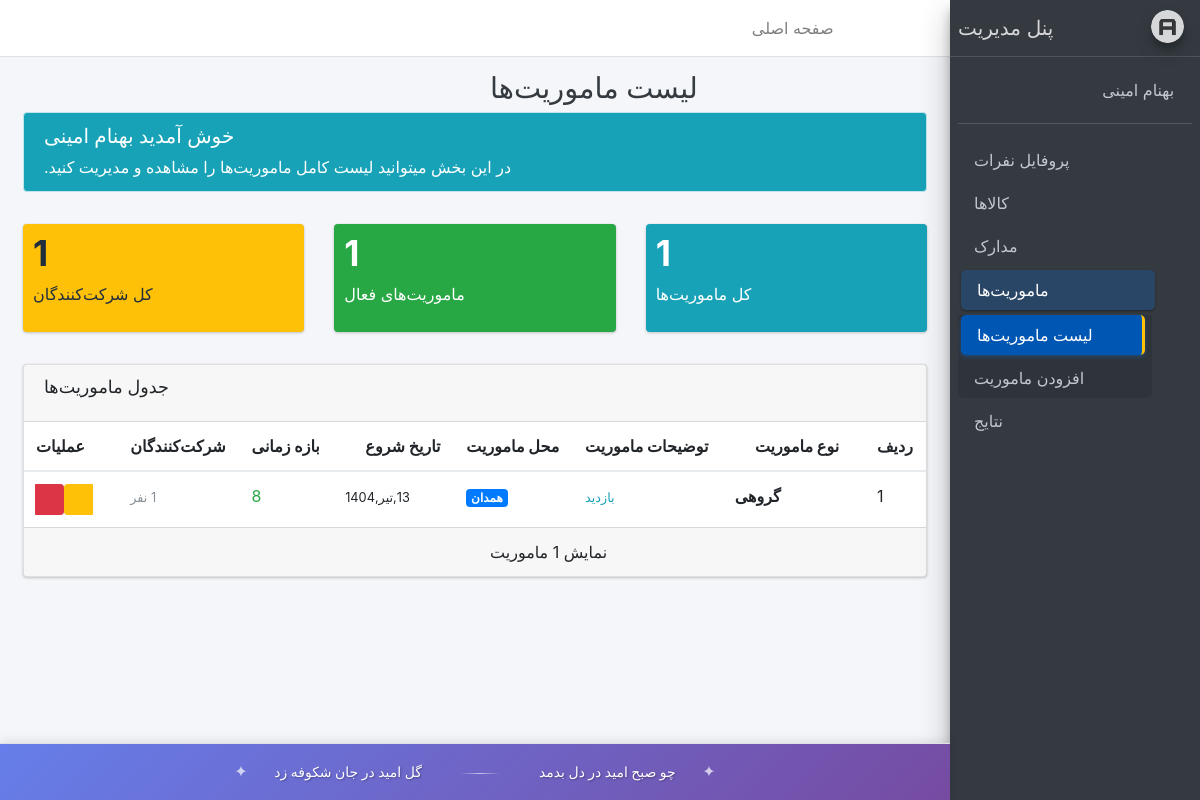
The page /account/missions/ (signed in) on the database its author committed.
### holder/models.py (models this page shows, shortened)
class Mission(models.Model):
    types_of_missions = models.CharField(max_length=100, verbose_name="نوع ماموریت")
    Mission_Description = models.TextField(verbose_name="توضیحات(موضوع) ماموریت")
    mission_location = models.CharField(max_length=100, verbose_name="محل(مقصد) ماموریت")
    start_date = models.DateField(verbose_name="تاریخ شروع")
    time_frame = models.CharField(max_length=100,verbose_name="بازه زمانی ماموریت",help_text="لطفا تعداد روز ماموریت را وارد کنید")
    register_date = models.DateTimeField(auto_now_add=True)
    update_date = models.DateTimeField(default=timezone.now)
    PersonalInfo = models.ManyToManyField(PersonalInfo,related_name='missions',verbose_name="حاضرین در ماموریت")
    def jinfo(self):
        return jalali_converter(self.start_date)
    jinfo.short_description = "تاریخ ماموریت"
    class Meta:
        verbose_name = "ماموریت"
        verbose_name_plural = "ماموریت ها"

### account/views.py (the view)
# urls.py: path("missions/", missions_list, name="missions_list"),
@login_required
def missions_list(request):
    from holder.models import Mission
    missions = Mission.objects.all().order_by('-register_date')
    total_missions = missions.count()
    active_missions = missions.count()  # فعلاً همه ماموریت‌ها فعال در نظر گرفته می‌شوند
    total_participants = sum([mission.PersonalInfo.count() for mission in missions])
    context = {
        'object_list': missions,
        'total_missions': total_missions,
        'active_missions': active_missions,
        'total_participants': total_participants,
    }
    return render(request, 'registration/missions_list.html', context)

### extensions/jalali.py (called while the page is built)
    def persian_tuple(self):
        return self.persian_year, self.persian_month, self.persian_day

### extensions/utils.py (called while the page is built)
def jalali_converter(time):
    jmonths = ['فروردین', 'اردیبهشت', 'خرداد', 'تیر', 'مرداد', 'شهریور', 'مهر', 'آبان', 'آذر', 'دی', 'بهمن', 'اسفند']
    time_to_str = '{},{},{}'.format(time.year, time.month, time.day)
    time_to_tuple = jalali.Gregorian(time_to_str).persian_tuple()
    time_to_list = list(time_to_tuple)
    for index, month in enumerate(jmonths):
        if time_to_list[1] == index + 1:
            time_to_list[1] = month
            break
    if isinstance(time, datetime.datetime):
        output = "{},{},{}, ساعت {}:{}".format(time_to_list[2], time_to_list[1], time_to_list[0], time.hour, time.minute)
    else:
        output = "{},{},{}".format(time_to_list[2], time_to_list[1], time_to_list[0])
    return output

### templates/registration/missions_list.html (shortened to what this page needs)
{% extends 'registration/base.html' %}
{% block title %}
   لیست ماموریت‌ها
{% endblock %}
{% block main %}
  <div class="row mb-3">
    <div class="col-12">
      <div class="alert alert-info">
        <h5><i class="icon fas fa-info"></i> خوش آمدید {{ user.get_full_name }}</h5>
        در این بخش میتوانید لیست کامل ماموریت‌ها را مشاهده و مدیریت کنید.
      </div>
    </div>
  </div>
  <div class="row mb-3">
    <div class="col-lg-4 col-6">
      <div class="small-box bg-info">
        <div class="inner">
          <h3>{{ total_missions|default:0 }}</h3>
          <p>کل ماموریت‌ها</p>
        </div>
        <div class="icon">
          <i class="fas fa-plane"></i>
        </div>
      </div>
    </div>
    <div class="col-lg-4 col-6">
      <div class="small-box bg-success">
        <div class="inner">
          <h3>{{ active_missions|default:0 }}</h3>
          <p>ماموریت‌های فعال</p>
        </div>
        <div class="icon">
          <i class="fas fa-play"></i>
        </div>
      </div>
    </div>
    <div class="col-lg-4 col-6">
      <div class="small-box bg-warning">
        <div class="inner">
          <h3>{{ total_participants|default:0 }}</h3>
          <p>کل شرکت‌کنندگان</p>
        </div>
        <div class="icon">
          <i class="fas fa-users"></i>
        </div>
      </div>
    </div>
  </div>
  <div class="row">
    <div class="col-12">
      <div class="card">
        <div class="card-header">
          <h3 class="card-title">جدول ماموریت‌ها</h3>
        </div>
        <div class="card-body table-responsive p-0">
          <table class="table table-hover text-nowrap">
            <thead>
              <tr>
                <th>ردیف</th>
                <th style="cursor: pointer; user-select: none;" onclick="sortTable('type')" title="کلیک کنید تا مرتب شود">
                  نوع ماموریت
                  <i class="fas fa-sort ml-1" id="type-sort-icon"></i>
                </th>
                <th>توضیحات ماموریت</th>
                <th>محل ماموریت</th>
                <th style="cursor: pointer; user-select: none;" onclick="sortTable('date')" title="کلیک کنید تا مرتب شود">
                  تاریخ شروع
                  <i class="fas fa-sort ml-1" id="date-sort-icon"></i>
                </th>
                <th>بازه زمانی</th>
                <th>شرکت‌کنندگان</th>
                <th>عملیات</th>
              </tr>
            </thead>
            <tbody>
                {% for mission in object_list %}
                  <tr>
                      <td>{{ forloop.counter }}</td>
                      <td>
                        <strong>{{ mission.types_of_missions }}</strong>
                      </td>
                      <td>
                        <small class="text-info">{{ mission.Mission_Description|truncatechars:50 }}</small>
                      </td>
                      <td>
                        <span class="badge badge-primary">{{ mission.mission_location }}</span>
                      </td>
                      <td>
                        <small>{{ mission.jinfo }}</small>
                      </td>
                      <td>
                        <span class="text-success">{{ mission.time_frame }}</span>
                      </td>
                      <td>
                        <small class="text-muted">{{ mission.PersonalInfo.count }} نفر</small>
                      </td>
                      <td>
                        <div class="btn-group btn-group-sm" role="group">
                          <a href="{% url 'account:mission_edit' mission.pk %}" class="btn btn-warning btn-sm" title="ویرایش">
                            <i class="fas fa-edit"></i>
                          </a>
                          <a href="{% url 'account:mission_delete' mission.pk %}" class="btn btn-danger btn-sm" title="حذف" onclick="return confirm('آیا مطمئن هستید؟')">
                            <i class="fas fa-trash"></i>
                          </a>
                        </div>
                      </td>
                  </tr>
                {% endfor %}
            </tbody>
          </table>
        </div>
        <div class="card-footer clearfix">
          <div class="row">
            <div class="col-sm-6">
              <div class="dataTables_info">
                {% if is_paginated %}
                  نمایش {{ page_obj.start_index }} تا {{ page_obj.end_index }} از {{ paginator.count }} ماموریت
                {% else %}
                  نمایش {{ object_list|length }} ماموریت
                {% endif %}
              </div>
            </div>
            <div class="col-sm-6">
            </div>
          </div>
        </div>
      </div>
    </div>
  </div>
{% endblock %}

### templates/registration/sidebar.html (shortened to what this page needs)
{% load static %}
  <aside class="main-sidebar sidebar-dark-primary elevation-4">
    <a href="{% url 'account:home' %}" class="brand-link">
      <img src="{% static 'registration/Adminlte/dist/img/AdminLTELogo.png' %}" alt="AdminLTE Logo" class="brand-image img-circle elevation-3"
           style="opacity: .8">
      <span class="brand-text font-weight-light">پنل مدیریت</span>
    </a>
    <div class="sidebar">
      <div class="user-panel mt-3 pb-3 mb-3 d-flex">
        <div class="image">
        </div>
        <div class="info">
          <a href="#" class="d-block">{{user.get_full_name}}</a>
        </div>
      </div>
<nav class="mt-2">
    <ul class="nav nav-pills nav-sidebar flex-column" data-widget="treeview" role="menu" data-accordion="false">
        <li class="nav-item">
            <a href="{% url 'account:profiles' %}" class="nav-link {% if request.resolver_match.url_name == 'profiles' %}active{% endif %}">
                <i class="nav-icon fas fa-users"></i>
                <p>پروفایل‌  نفرات</p>
            </a>
        </li>
        <li class="nav-item has-treeview {% if request.resolver_match.url_name in 'dashboard,home,item_add,item_detail,item_edit,history' %}menu-open{% endif %}">
            <a href="#" class="nav-link {% if request.resolver_match.url_name in 'dashboard,home,item_add,item_detail,item_edit,history' %}active{% endif %}">
                <i class="nav-icon fas fa-boxes"></i>
                <p>
                    کالاها
                    <i class="right fas fa-angle-left"></i>
                </p>
            </a>
        </li>
        <li class="nav-item has-treeview {% if request.resolver_match.url_name in 'documents_list,document_add,document_detail,document_edit' %}menu-open{% endif %}">
            <a href="#" class="nav-link {% if request.resolver_match.url_name in 'documents_list,document_add,document_detail,document_edit' %}active{% endif %}">
                <i class="nav-icon fas fa-certificate"></i>
                <p>
                    مدارک
                    <i class="right fas fa-angle-left"></i>
                </p>
            </a>
        </li>
        <li class="nav-item has-treeview {% if request.resolver_match.url_name in 'missions_list,mission_add,mission_edit' %}menu-open{% endif %}">
            <a href="#" class="nav-link {% if request.resolver_match.url_name in 'missions_list,mission_add,mission_edit' %}active{% endif %}">
                <i class="nav-icon fas fa-plane"></i>
                <p>
                    ماموریت‌ها
                    <i class="right fas fa-angle-left"></i>
                </p>
            </a>
            <ul class="nav nav-treeview">
                <li class="nav-item">
                    <a href="{% url 'account:missions_list' %}" class="nav-link {% if request.resolver_match.url_name == 'missions_list' or request.resolver_match.url_name == 'mission_edit' %}active{% endif %}">
                        <i class="fa fa-list nav-icon"></i>
                        <p>لیست ماموریت‌ها</p>
                    </a>
                </li>
                <li class="nav-item">
                    <a href="{% url 'account:mission_add' %}" class="nav-link {% if request.resolver_match.url_name == 'mission_add' %}active{% endif %}">
                        <i class="fa fa-plus nav-icon"></i>
                        <p>افزودن ماموریت</p>
                    </a>
                </li>
            </ul>
        </li>
        <li class="nav-item has-treeview {% if request.resolver_match.url_name in 'results_list,result_add,result_edit' %}menu-open{% endif %}">
            <a href="#" class="nav-link {% if request.resolver_match.url_name in 'results_list,result_add,result_edit' %}active{% endif %}">
                <i class="nav-icon fas fa-chart-line"></i>
                <p>
                    نتایج
                    <i class="right fas fa-angle-left"></i>
                </p>
            </a>
        </li>
    </ul>
</nav>
    </div>
  </aside>

### templates/registration/sidebar.html (style rules this page uses)
.nav-sidebar .nav-link.active { background-color: #007bff !important; color: #fff !important; border-radius: 5px; box-shadow: 0 2px 4px rgba(0,123,255,0.3); transform: translateX(3px); transition: all 0.3s ease; }
.nav-sidebar .nav-link.active i { color: #fff !important; }
.nav-sidebar .nav-item.has-treeview.menu-open > .nav-link { background-color: rgba(0,123,255,0.2) !important; border-radius: 5px; }
.nav-sidebar .nav-treeview .nav-link.active { background-color: #0056b3 !important; margin-right: 10px; border-right: 3px solid #ffc107; padding-right: 15px; }
.nav-sidebar .nav-item.has-treeview.menu-open .nav-treeview { background-color: rgba(0,0,0,0.1); border-radius: 0 0 5px 5px; margin-top: 5px; }

### rows shown on the page
Mission: types_of_missions "گروهی", Mission_Description "بازدید", mission_location "همدان", jinfo "13,تیر,1404", time_frame "8"

### other values the page prints
{{ user.get_full_name }} "بهنام امینی"
{{ total_missions|default:0 }} "1"
{{ active_missions|default:0 }} "1"
{{ total_participants|default:0 }} "1"
